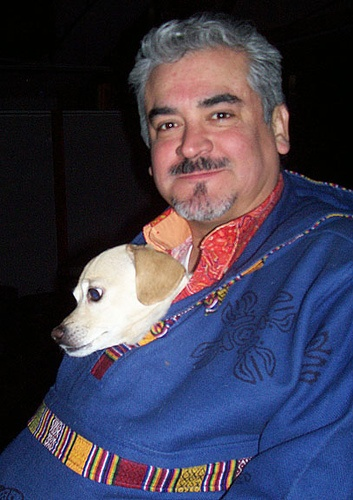
#> input picture 笔记本电脑的东西/神经网络/6文件和数据格式化/self/test1/Images/000001.jpg, 353 x 500 px
$ python pil.py
#> lines starting #> are read from the running program, lines starting #| are printed output that depends on the picture
from PIL import Image

# In[创建一张图]
img1 = Image.new("RGB",(32,32),'#f40')

img2 = Image.new("P",(32,32))
#> img2: PIL image 32x32 P; every value is 0

img3 = Image.new("L",(32,32),'#008c8c')
#> img3: PIL image 32x32 L; every value is 98

# In[打开一张图片,一般操作]
img4 = Image.open('Images/000001.jpg')
#> img4 is the input picture: PIL image 353x500 RGB; mean R, G, B 63.6, 60.9, 80.9
#img4.show() #用默认软件打开一张图片
#img4.size #看这张图片大小
#img4.mode #看图片的数据类型
#img4.format #看图片的保存格式类型
#img4 = img4.resize((200,200)) # 图片变形
#img4 = img4.rotate(30) #图片旋转
#img4 = img4.point(lambda x: x+10) #对每个像素点进行操作
#img4 = img4.point(lambda x: x < 100) #小于100的像素点变成1，大于则变成0
#r,g,b = img4.split() #拆分成三个通道
#img4 = Image.merge('RGB',(r,g,b)) #将三个通道合并到一张图
# In[过滤增强]
from PIL import ImageFilter

import os
path = 'filter'
if not os.path.exists(path):
    os.mkdir(path)

img5 = Image.open('Images/000001.jpg')

om = img5.filter(ImageFilter.CONTOUR)
om.save(os.path.join(path,'CONTOUR轮廓效果.png'))
om = img5.filter(ImageFilter.BLUR)
om.save(os.path.join(path,'BLUR模糊效果.png'))
om = img5.filter(ImageFilter.DETAIL)
om.save(os.path.join(path,'DETAIL细节效果.png'))
om = img5.filter(ImageFilter.EDGE_ENHANCE)
om.save(os.path.join(path,'EDGE_ENHANCE边界加强效果.png'))
om = img5.filter(ImageFilter.EMBOSS)
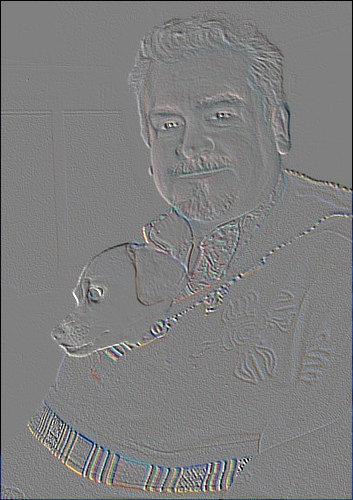
#> om: PIL image 353x500 RGB; mean R, G, B 126.9, 127, 127.2
om.save(os.path.join(path,'EMBOSS浮雕效果.png'))
om = img5.filter(ImageFilter.FIND_EDGES)
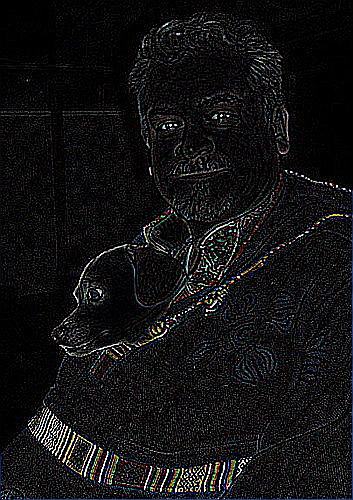
#> om: PIL image 353x500 RGB; mean R, G, B 18.7, 18.8, 19
om.save(os.path.join(path,'FIND_EDGES边界效果.png'))
om = img5.filter(ImageFilter.SMOOTH)
om.save(os.path.join(path,'SMOOTH平滑效果.png'))
om = img5.filter(ImageFilter.SMOOTH_MORE)
om.save(os.path.join(path,'SMOOTH_MORE阈值平滑效果.png'))
om = img5.filter(ImageFilter.SHARPEN)
om.save(os.path.join(path,'SHARPEN锐化效果.png'))


from PIL import ImageEnhance

om = ImageEnhance.Contrast(img5) # 调整对比度
om.enhance(20).save(os.path.join(path,'调整对比度EnContrast.png')) #20倍
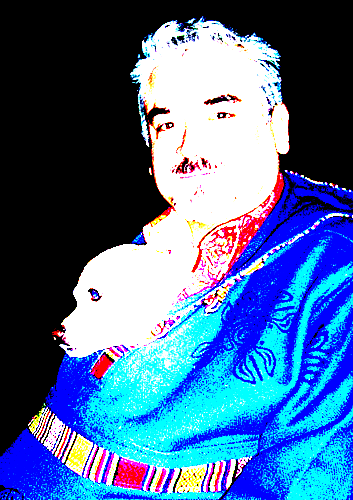
#> saved as 调整对比度EnContrast.png: PIL image 353x500 RGB; mean R, G, B 71.2, 105.8, 150.5
om = ImageEnhance.Color(img5)
om.enhance(20).save(os.path.join(path,'调整颜色平衡EnContrast.png')) #20倍
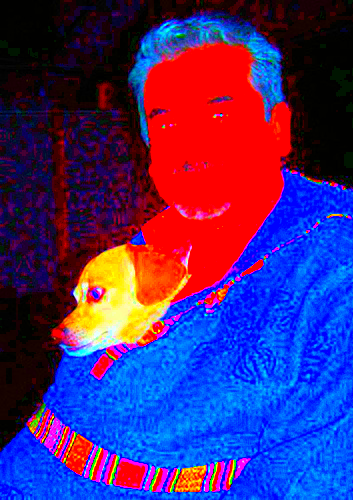
#> saved as 调整颜色平衡EnContrast.png: PIL image 353x500 RGB; mean R, G, B 72, 41.7, 115.2
om = ImageEnhance.Brightness(img5)
om.enhance(20).save(os.path.join(path,'调整亮度EnContrast.png')) #20倍
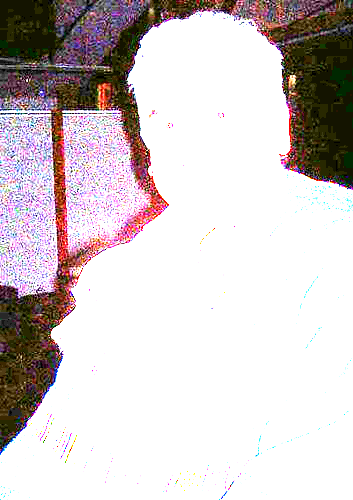
#> saved as 调整亮度EnContrast.png: PIL image 353x500 RGB; mean R, G, B 209.3, 200.7, 201.3
om = ImageEnhance.Sharpness(img5)
om.enhance(20).save(os.path.join(path,'调整锐度EnContrast.png')) #20倍
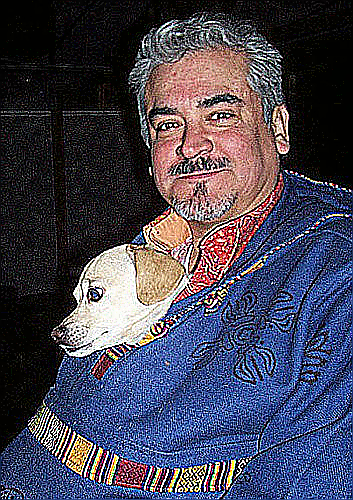
#> saved as 调整锐度EnContrast.png: PIL image 353x500 RGB; mean R, G, B 70.2, 68.8, 85.4
# In[fun] 拆拼GIF


#将mp4转换成gif
def toGif(path):
#> (the call stopped at in toGif, `content=mpy.VideoFileClip(path)`: moviepy is not available in this run)
    import moviepy.editor as mpy
    content=mpy.VideoFileClip(path)
#    剪辑到0分0秒到0分4秒
    c1 = content.subclip((0,0),(0,4)).resize((480,320))
    c1.write_gif('tanshishe.gif')

#拆分gif成png
def toPng(savePath,target):
#> called with savePath = 'GIFimages', target = 'tanshishe.gif'
    import os
    if not os.path.exists(savePath):
        os.mkdir(savePath)

    from PIL import Image
    im = Image.open(target)
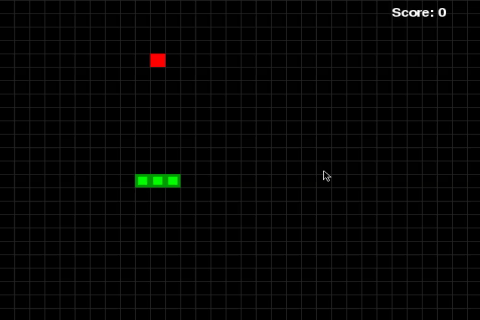
#> input picture 笔记本电脑的东西/神经网络/6文件和数据格式化/self/test1/tanshishe.gif, 480 x 320 px
#> im is the input picture: PIL image 480x320 P; mean R, G, B 4.7, 5.1, 4.4
    try:
        while True:
            im.save(savePath+'/picframe{:02d}.png'.format(im.tell()))
            im.seek(im.tell()+1)
#> im: PIL image 480x320 RGB
    except:
        print('处理结束')

#合并成为gif
def appendGIf(path,target):
#> called with path = 'GIFimages', target = 'test1.gif'
    import os
    from PIL import Image
    images = os.listdir(path)
    gifimages = []
    for image in images:
        im = Image.open(os.path.join(path,image))
        im = im.convert('RGB')
        r,g,b = im.split()
        newim = Image.merge('RGB',(g,r,b))
        newim.save(os.path.join(path,image))
        gifimages.append(newim)
    gifimages[0].save(target,save_all=True,append_images=gifimages,duration=3) #3秒
# In[test]
toGif('tanshishe.mp4')

toPng('GIFimages','tanshishe.gif')

appendGIf('GIFimages','test1.gif')
